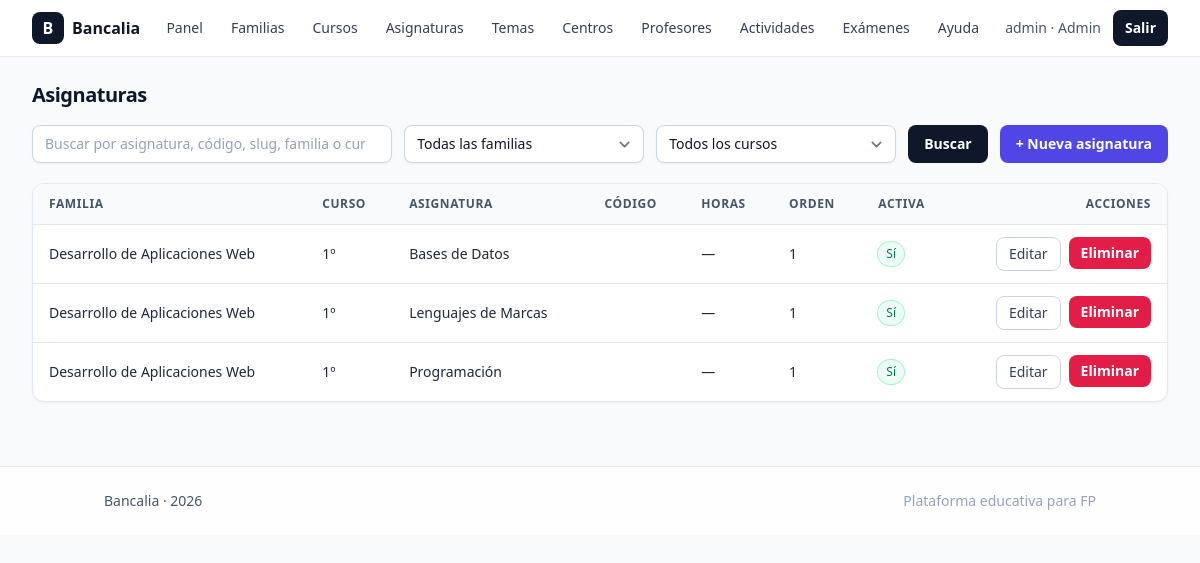
The page /admin/asignaturas/index.php (signed in) on the database its author committed.
### tables this page shows
CREATE TABLE `asignaturas` (
  `id` int(11) NOT NULL,
  `familia_id` int(11) NOT NULL,
  `curso_id` int(11) NOT NULL,
  `nombre` varchar(150) NOT NULL,
  `slug` varchar(160) NOT NULL,
  `codigo` varchar(50) DEFAULT NULL,
  `horas` int(11) DEFAULT NULL,
  `descripcion` text DEFAULT NULL,
  `orden` int(11) NOT NULL DEFAULT 1,
  `is_active` tinyint(1) NOT NULL DEFAULT 1,
  `created_at` datetime NOT NULL DEFAULT current_timestamp(),
  `updated_at` datetime NOT NULL DEFAULT current_timestamp() ON UPDATE current_timestamp()
);

CREATE TABLE `familias_profesionales` (
  `id` int(11) NOT NULL,
  `nombre` varchar(150) NOT NULL,
  `slug` varchar(160) NOT NULL,
  `descripcion` text DEFAULT NULL,
  `is_active` tinyint(1) NOT NULL DEFAULT 1,
  `created_at` datetime NOT NULL DEFAULT current_timestamp(),
  `updated_at` datetime NOT NULL DEFAULT current_timestamp() ON UPDATE current_timestamp()
);

CREATE TABLE `cursos` (
  `id` int(11) NOT NULL,
  `familia_id` int(11) NOT NULL,
  `nombre` varchar(80) NOT NULL,
  `slug` varchar(120) NOT NULL,
  `descripcion` text DEFAULT NULL,
  `orden` int(11) NOT NULL DEFAULT 1,
  `is_active` tinyint(1) NOT NULL DEFAULT 1,
  `created_at` datetime NOT NULL DEFAULT current_timestamp(),
  `updated_at` datetime NOT NULL DEFAULT current_timestamp() ON UPDATE current_timestamp()
);

### config.php (called while the page is built, shortened)
<?php
function pdo(): PDO
{
  static $pdo;
  if ($pdo instanceof PDO)
    return $pdo;
  $host = $_ENV['DB_HOST'] ?? '127.0.0.1';
  $port = $_ENV['DB_PORT'] ?? '3306';
  $db = $_ENV['DB_NAME'] ?? 'bancalia';
  $user = $_ENV['DB_USER'] ?? 'root';
  $pass = $_ENV['DB_PASS'] ?? '';
  $dsn = "mysql:host=$host;port=$port;dbname=$db;charset=utf8mb4";
  $pdo = new PDO($dsn, $user, $pass, [
    PDO::ATTR_ERRMODE => PDO::ERRMODE_EXCEPTION,
    PDO::ATTR_DEFAULT_FETCH_MODE => PDO::FETCH_ASSOC,
    PDO::ATTR_EMULATE_PREPARES => false,
  ]);
  return $pdo;
}

### public/admin/asignaturas/index.php (the view, shortened to what this page needs)
<?php
require_once __DIR__ . '/../../../config.php';
require_once __DIR__ . '/../../../partials/header.php';
$q       = trim($_GET['q'] ?? '');
$sql = "SELECT a.id, a.nombre, a.slug, a.codigo, a.horas, a.orden, a.is_active,
               f.nombre AS familia, c.nombre AS curso
        FROM asignaturas a
        JOIN familias_profesionales f ON f.id=a.familia_id
        JOIN cursos c ON c.id=a.curso_id";
$params = [];
$sql .= ' ORDER BY f.nombre ASC, c.orden ASC, a.orden ASC, a.nombre ASC';
$st = pdo()->prepare($sql);
$st->execute($params);
$rows = $st->fetchAll();
?>
<h1 class="text-xl font-semibold tracking-tight mb-4">Asignaturas</h1>
<form method="get" action="" class="mb-5 grid grid-cols-1 gap-3 sm:grid-cols-[1fr,240px,240px,auto,auto] items-stretch">
  <input
    type="search" name="q" value="<?= htmlspecialchars($q) ?>"
    placeholder="Buscar por asignatura, código, slug, familia o curso"
    class="w-full rounded-lg border border-slate-300 bg-white px-3 py-2 text-sm shadow-sm placeholder-slate-400 focus:outline-none focus:ring-2 focus:ring-slate-400 focus:border-slate-400" />
  <select name="familia_id"
          class="rounded-lg border border-slate-300 bg-white px-3 py-2 text-sm shadow-sm focus:outline-none focus:ring-2 focus:ring-slate-400 focus:border-slate-400">
    <option value="0">Todas las familias</option>
  </select>
  <select name="curso_id"
          class="rounded-lg border border-slate-300 bg-white px-3 py-2 text-sm shadow-sm focus:outline-none focus:ring-2 focus:ring-slate-400 focus:border-slate-400">
    <option value="0">Todos los cursos</option>
  </select>
  <button type="submit"
          class="inline-flex items-center justify-center rounded-lg bg-slate-900 px-4 py-2 text-sm font-semibold text-white hover:bg-slate-800 active:scale-[0.99] transition">
    Buscar
  </button>
  <a href="<?= PUBLIC_URL ?>/admin/asignaturas/create.php"
     class="inline-flex items-center justify-center rounded-lg bg-indigo-600 px-4 py-2 text-sm font-semibold text-white hover:bg-indigo-500 active:scale-[0.99] transition">
    + Nueva asignatura
  </a>
</form>
<?php if (!$rows): ?>
  <div class="rounded-lg border border-slate-200 bg-white p-6 text-slate-600">
    No hay asignaturas todavía.
    <a href="<?= PUBLIC_URL ?>/admin/asignaturas/create.php" class="text-indigo-600 hover:underline font-medium">Crea la primera</a>.
  </div>
<?php else: ?>
  <div class="overflow-hidden rounded-xl border border-slate-200 bg-white shadow-sm">
    <table class="min-w-full divide-y divide-slate-200">
      <thead class="bg-slate-50">
        <tr>
          <th class="px-4 py-3 text-left text-xs font-semibold uppercase tracking-wider text-slate-600">Familia</th>
          <th class="px-4 py-3 text-left text-xs font-semibold uppercase tracking-wider text-slate-600">Curso</th>
          <th class="px-4 py-3 text-left text-xs font-semibold uppercase tracking-wider text-slate-600">Asignatura</th>
          <th class="px-4 py-3 text-left text-xs font-semibold uppercase tracking-wider text-slate-600">Código</th>
          <th class="px-4 py-3 text-left text-xs font-semibold uppercase tracking-wider text-slate-600">Horas</th>
          <th class="px-4 py-3 text-left text-xs font-semibold uppercase tracking-wider text-slate-600">Orden</th>
          <th class="px-4 py-3 text-left text-xs font-semibold uppercase tracking-wider text-slate-600">Activa</th>
          <th class="px-4 py-3 text-right text-xs font-semibold uppercase tracking-wider text-slate-600">Acciones</th>
        </tr>
      </thead>
      <tbody class="divide-y divide-slate-200">
        <?php foreach ($rows as $r): ?>
          <tr class="hover:bg-slate-50">
            <td class="px-4 py-3 text-sm text-slate-800"><?= htmlspecialchars($r['familia']) ?></td>
            <td class="px-4 py-3 text-sm text-slate-800"><?= htmlspecialchars($r['curso']) ?></td>
            <td class="px-4 py-3 text-sm text-slate-800"><?= htmlspecialchars($r['nombre']) ?></td>
            <td class="px-4 py-3 text-sm text-slate-700"><?= htmlspecialchars((string)$r['codigo']) ?></td>
            <td class="px-4 py-3 text-sm text-slate-800"><?= $r['horas'] !== null ? (int)$r['horas'] : '—' ?></td>
            <td class="px-4 py-3 text-sm text-slate-800"><?= (int)$r['orden'] ?></td>
            <td class="px-4 py-3 text-sm">
              <?php if ((int)$r['is_active'] === 1): ?>
                <span class="inline-flex items-center rounded-full bg-emerald-50 px-2 py-0.5 text-[12px] font-medium text-emerald-700 ring-1 ring-emerald-200">Sí</span>
              <?php else: ?>
                <span class="inline-flex items-center rounded-full bg-rose-50 px-2 py-0.5 text-[12px] font-medium text-rose-700 ring-1 ring-rose-200">No</span>
              <?php endif; ?>
            </td>
            <td class="px-4 py-3 text-sm">
              <div class="flex justify-end gap-2">
                <a href="<?= PUBLIC_URL ?>/admin/asignaturas/edit.php?id=<?= (int)$r['id'] ?>"
                   class="inline-flex items-center rounded-lg border border-slate-300 bg-white px-3 py-1.5 text-sm font-medium text-slate-700 hover:bg-slate-100">Editar</a>
                <form method="post" action="<?= PUBLIC_URL ?>/admin/asignaturas/delete.php"
                      onsubmit="return confirm('¿Eliminar esta asignatura?');">
                  <button type="submit"
                          class="inline-flex items-center rounded-lg bg-rose-600 px-3 py-1.5 text-sm font-semibold text-white hover:bg-rose-500">Eliminar</button>
                </form>
              </div>
            </td>
          </tr>
        <?php endforeach; ?>
      </tbody>
    </table>
  </div>
<?php endif; ?>
<?php require_once __DIR__ . '/../../../partials/footer.php'; ?>

### rows shown on the page
asignaturas: familia.nombre "Desarrollo de Aplicaciones Web", curso.nombre "1º", nombre "Bases de Datos", orden "1", is_active "Sí"
asignaturas: familia.nombre "Desarrollo de Aplicaciones Web", curso.nombre "1º", nombre "Lenguajes de Marcas", orden "1", is_active "Sí"
asignaturas: familia.nombre "Desarrollo de Aplicaciones Web", curso.nombre "1º", nombre "Programación", orden "1", is_active "Sí"

### other values the page prints
$u['role'] "admin"
$u['nombre'] "Admin"
